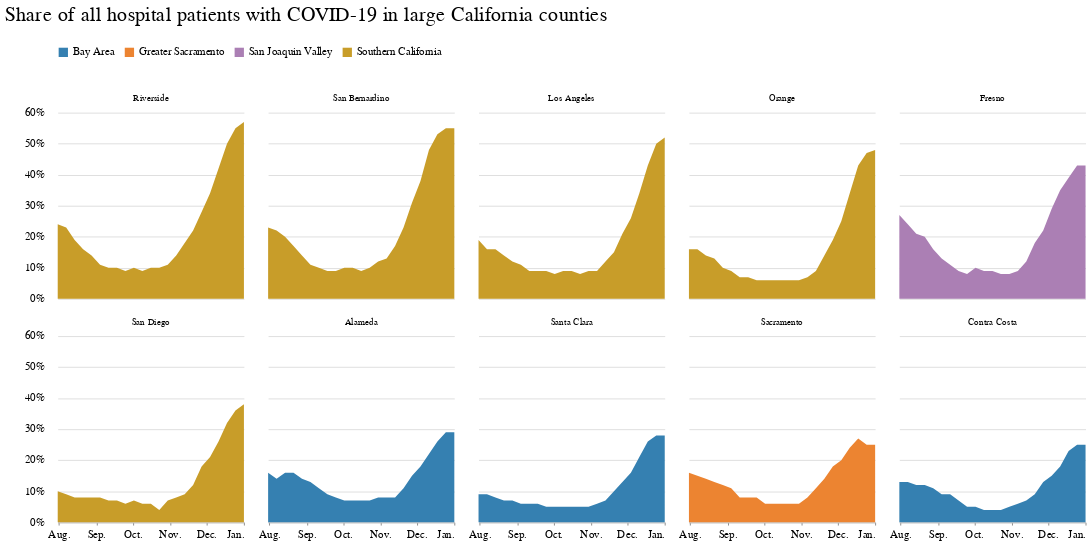

Notebook code for this chart:
### Code cell
chart = (
    alt.Chart(big_counties_grouped)
    .mark_area()
    .encode(
        x=alt.X(
            "week:T", axis=alt.Axis(grid=False, format="%b.", title=" ", tickCount=4)
        ),
        y=alt.Y(
            "covid_patients_share",
            title=" ",
            axis=alt.Axis(
                format="%",
                title="",
                tickCount=5,
                gridColor="#dddddd",
                offset=6,
                tickSize=0,
                domainOpacity=0,
            ),
        ),
        facet=alt.Facet(
            "county",
            columns=5,
            title=" ",
            sort=alt.EncodingSortField(
                "covid_patients_share", op="max", order="descending"
            ),
        ),
        color=alt.Color("region", legend=alt.Legend(orient="top", title=" ")),
    )
    .properties(
        width=200,
        height=200,
        title="Share of all hospital patients with COVID-19 in large California counties",
    )
)

chart.configure_view(strokeOpacity=0)

### Figure 1 — Vega-Lite specification as saved in the notebook (floating-point values rounded to 4 significant figures; data arrays with more than 128 entries replaced by an {"elided": "..."} marker saying what was removed)
{"config": {"view": {"width": 800, "height": 450, "strokeOpacity": 0}, "background": "#ffffff", "title": {"anchor": "start", "font": "Benton Gothic Bold, sans", "fontColor": "#000000", "fontSize": 22, "fontWeight": "normal"}, "arc": {"fill": "#82c6df"}, "area": {"fill": "#82c6df"}, "line": {"stroke": "#82c6df", "strokeWidth": 3}, "path": {"stroke": "#82c6df"}, "rect": {"fill": "#82c6df"}, "shape": {"stroke": "#82c6df"}, "bar": {"fill": "#82c6df"}, "point": {"stroke": "#82c6df"}, "symbol": {"fill": "#82c6df", "size": 30}, "axis": {"titleFont": "Benton Gothic Bold, sans", "titleFontSize": 13, "titleFontWeight": "normal", "labelFont": "Benton Gothic, sans", "labelFontSize": 11.5, "labelFontWeight": "normal"}, "axisX": {"labelAngle": 0, "labelPadding": 4, "tickSize": 3}, "axisY": {"labelBaseline": "middle", "maxExtent": 45, "minExtent": 45, "tickSize": 2, "titleAlign": "left", "titleAngle": 0, "titleX": -45, "titleY": -11}, "legend": {"titleFont": "Benton Gothic Bold, sans", "titleFontSize": 13, "titleFontWeight": "normal", "symbolType": "square", "labelFont": "Benton Gothic, sans", "labelFontSize": 11.5}, "range": {"category": ["#3580b1", "#ec8431", "#ab7fb4", "#c89d29", "#adc839", "#829eb1"], "diverging": ["#e68a4f", "#f4bb6a", "#f9e39c", "#dadfe2", "#a6b7c6", "#849eae"], "heatmap": ["#fbf2c7", "#f9e39c", "#f8d36e", "#f4bb6a", "#e68a4f", "#d15a40", "#ab4232"], "ordinal": ["#fbf2c7", "#f9e39c", "#f8d36e", "#f4bb6a", "#e68a4f", "#d15a40", "#ab4232"], "ramp": ["#fbf2c7", "#f9e39c", "#f8d36e", "#f4bb6a", "#e68a4f", "#d15a40", "#ab4232"]}}, "data": {"name": "data-ec667161656d06ff8a78a175d23c78db"}, "mark": "area", "encoding": {"color": {"type": "nominal", "field": "region", "legend": {"orient": "top", "title": " "}}, "facet": {"type": "nominal", "columns": 5, "field": "county", "sort": {"field": "covid_patients_share", "op": "max", "order": "descending"}, "title": " "}, "x": {"type": "temporal", "axis": {"format": "%b.", "grid": false, "tickCount": 4, "title": " "}, "field": "week"}, "y": {"type": "quantitative", "axis": {"domainOpacity": 0, "format": "%", "gridColor": "#dddddd", "offset": 6, "tickCount": 5, "tickSize": 0, "title": ""}, "field": "covid_patients_share", "title": " "}}, "height": 200, "title": "Share of all hospital patients with COVID-19 in large California counties", "width": 200, "$schema": "https://vega.github.io/schema/vega-lite/v4.8.1.json", "datasets": {"data-ec667161656d06ff8a78a175d23c78db": {"elided": "230 records"}}}
